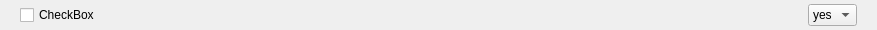
<?xml version="1.0" encoding="UTF-8"?>
<ui version="4.0">
 <class>scanoptionyn</class>
 <widget class="QWidget" name="scanoptionyn">
  <property name="geometry">
   <rect>
    <x>0</x>
    <y>0</y>
    <width>877</width>
    <height>30</height>
   </rect>
  </property>
  <property name="sizePolicy">
   <sizepolicy hsizetype="Expanding" vsizetype="Minimum">
    <horstretch>0</horstretch>
    <verstretch>0</verstretch>
   </sizepolicy>
  </property>
  <property name="windowTitle">
   <string>Form</string>
  </property>
  <property name="styleSheet">
   <string notr="true"/>
  </property>
  <layout class="QHBoxLayout" name="horizontalLayout_2">
   <property name="spacing">
    <number>0</number>
   </property>
   <property name="topMargin">
    <number>1</number>
   </property>
   <property name="bottomMargin">
    <number>1</number>
   </property>
   <item>
    <widget class="QFrame" name="frame">
     <property name="sizePolicy">
      <sizepolicy hsizetype="Preferred" vsizetype="Preferred">
       <horstretch>0</horstretch>
       <verstretch>0</verstretch>
      </sizepolicy>
     </property>
     <property name="frameShape">
      <enum>QFrame::NoFrame</enum>
     </property>
     <property name="frameShadow">
      <enum>QFrame::Raised</enum>
     </property>
     <layout class="QHBoxLayout" name="horizontalLayout">
      <property name="spacing">
       <number>0</number>
      </property>
      <property name="topMargin">
       <number>0</number>
      </property>
      <property name="bottomMargin">
       <number>0</number>
      </property>
      <item>
       <widget class="QCheckBox" name="checkBox">
        <property name="text">
         <string>CheckBox</string>
        </property>
       </widget>
      </item>
      <item>
       <spacer name="horizontalSpacer">
        <property name="orientation">
         <enum>Qt::Horizontal</enum>
        </property>
        <property name="sizeHint" stdset="0">
         <size>
          <width>40</width>
          <height>20</height>
         </size>
        </property>
       </spacer>
      </item>
      <item>
       <widget class="QComboBox" name="comboBox">
        <item>
         <property name="text">
          <string>yes</string>
         </property>
        </item>
        <item>
         <property name="text">
          <string>no</string>
         </property>
        </item>
       </widget>
      </item>
     </layout>
    </widget>
   </item>
  </layout>
 </widget>
 <resources/>
 <connections>
  <connection>
   <sender>checkBox</sender>
   <signal>clicked()</signal>
   <receiver>scanoptionyn</receiver>
   <slot>slot_checkboxClicked()</slot>
   <hints>
    <hint type="sourcelabel">
     <x>44</x>
     <y>12</y>
    </hint>
    <hint type="destinationlabel">
     <x>873</x>
     <y>14</y>
    </hint>
   </hints>
  </connection>
  <connection>
   <sender>comboBox</sender>
   <signal>currentTextChanged(QString)</signal>
   <receiver>scanoptionyn</receiver>
   <slot>slot_comboboxChanged(QString)</slot>
   <hints>
    <hint type="sourcelabel">
     <x>833</x>
     <y>19</y>
    </hint>
    <hint type="destinationlabel">
     <x>876</x>
     <y>1</y>
    </hint>
   </hints>
  </connection>
 </connections>
 <slots>
  <slot>slot_checkboxClicked()</slot>
  <slot>slot_comboboxChanged(QString)</slot>
 </slots>
</ui>
